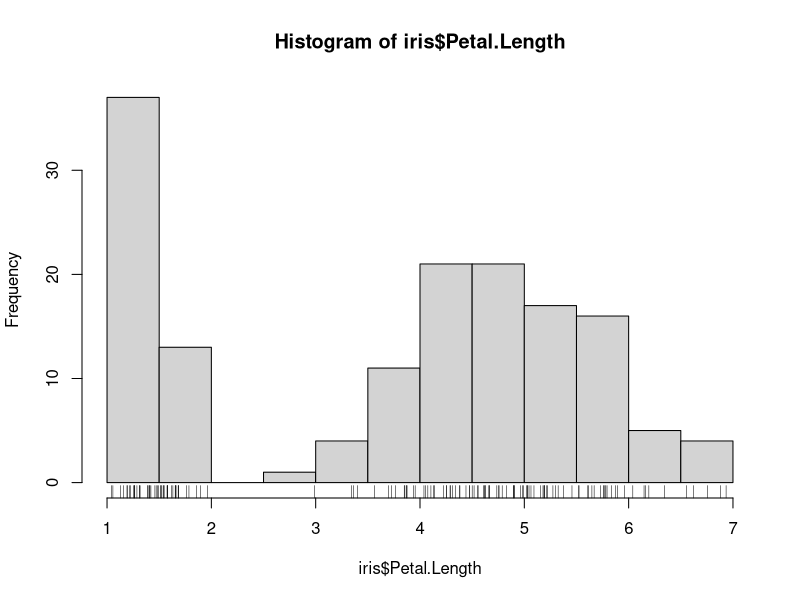
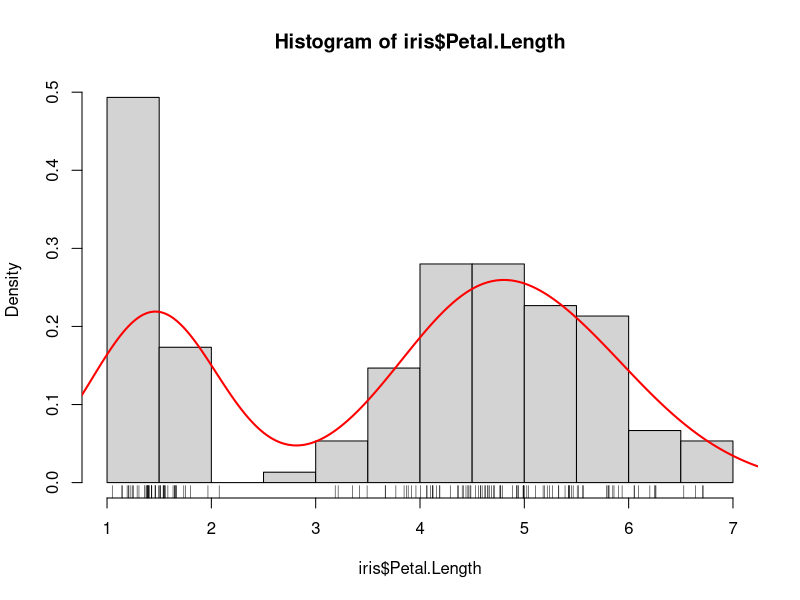
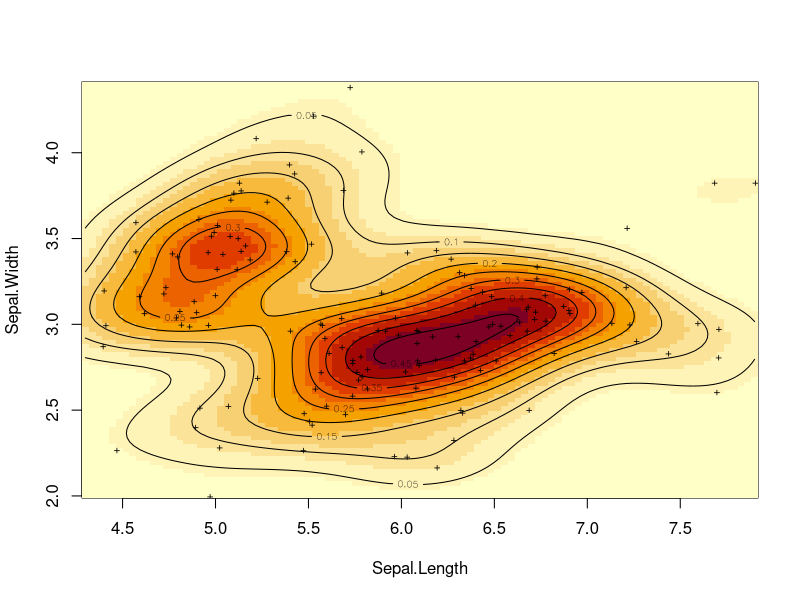

Reproduce these figures in R, in order.
## ---- chunk 1
library(knitr)
library(ggplot2)
library(png)
## ---- chunk 2
data(iris)
head(iris)
## ---- chunk 3
summary(iris)
## ---- chunk 4
#library(plotly)
library(ggplot2)
library(caTools)
set.seed(123)
## ---- chunk 5
hist(iris$Petal.Length)
rug(jitter(iris$Petal.Length, factor = 10))
## ---- chunk 6
hist(iris$Petal.Length, freq=FALSE)
rug(jitter(iris$Petal.Length, factor = 10))
lines(density(iris$Petal.Length), col="red", lwd = 2)
## ---- chunk 7
library(MASS)
dens <- kde2d(iris$Sepal.Length, iris$Sepal.Width, n=100)

image(dens,
    xlab="Sepal.Length", ylab="Sepal.Width")
contour(dens, add=TRUE)
points(jitter(iris$Sepal.Length, 2), jitter(iris$Sepal.Width, 2),
  cex=.7, pch="+")
